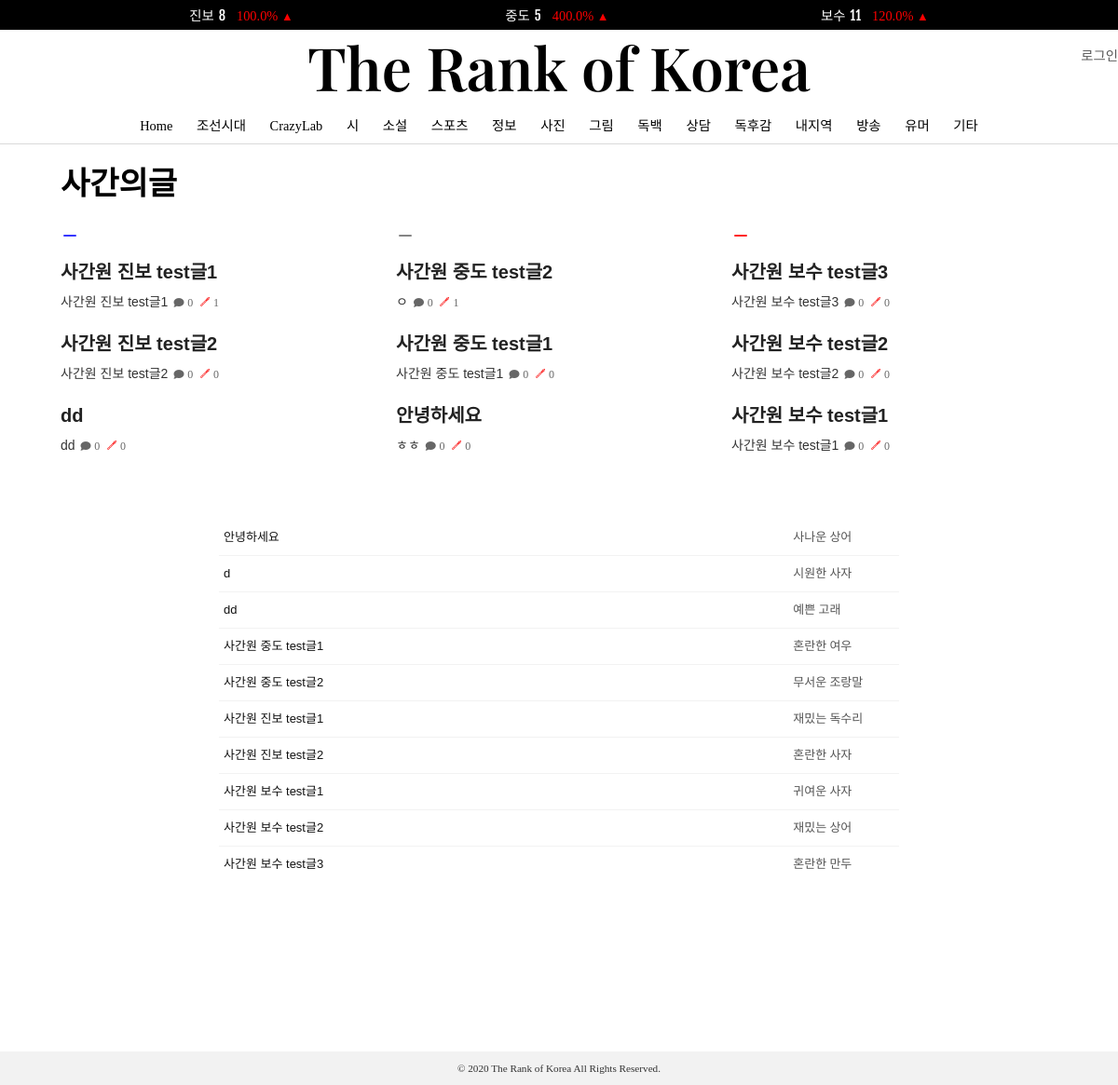
Page /joseon/BAI on the committed database.
### joseon/models.py (models this page shows, shortened)
class Post(models.Model):
    title = models.CharField(max_length=50)
    category = models.ForeignKey(Category, on_delete=models.CASCADE, null=False)
    contents = models.TextField(max_length=1400)
    date_posted = models.DateTimeField(auto_now_add=True)
    author = models.ForeignKey(User, on_delete=models.CASCADE, related_name='joseon_post_author')
    all_recommend = models.IntegerField(default=0, null=True)
    spear = models.ManyToManyField(User, related_name='spear_post',blank=True)
    shield = models.ManyToManyField(User, related_name='shield_post',blank=True)
    scrap = models.ManyToManyField(User, related_name='joseon_scrap', blank=True)
    spearOfGod = models.ManyToManyField(User, related_name='spearOfGod_post',blank=True)
    shieldOfGod = models.ManyToManyField(User, related_name='shieldOfGod_post',blank=True)
    anonymous = models.CharField(max_length=50, null=True)
    nickname_check = models.ManyToManyField(User, related_name='nickname_check',blank=True)
    credibility = models.ManyToManyField(User, related_name='credibility_post',blank=True)
    total_credibility = models.IntegerField(default=50, null=True)
    ORIENTATION = (
        ("default", "선택안함"),
        ("conservatism", "보수"),
        ("progressivism", "진보"),
        ("centrism", "중도"),
    )
    political_orientation = models.CharField(
        max_length=15,
        choices=ORIENTATION,
        null=True,
        default="default",
        help_text="정치성향"
    )
    def get_absolute_url(self):
        return reverse('joseon:joseon_detail', args=[self.id])
    @property
    def is_recent(self):
        now = timezone.localtime()
        return (self.date_posted + timedelta(hours=1)) > now
    class Meta:
        ordering = ["-date_posted"]

### joseon/views.py (the view)
# urls.py: path('BAI', BAIListView.as_view(), name = 'BAI_list'),
class BAIListView(ListView):
    model = Post
    template_name = 'joseon/BAI_list.html'
    context_object_name = 'posts'
    paginate_by = 15
    def get_queryset(self):
        return Post.objects.filter(category__name='사간의글').annotate(comment_count=Count('comments'))
    def get_context_data(self, **kwargs):
        context = super(BAIListView, self).get_context_data(**kwargs)
        context['progressivism_tops'] = Post.objects.filter(
                category__name='사간의글', political_orientation='progressivism',
            ).annotate(comment_count=Count('comments')).order_by('-all_recommend','-date_posted')[:3]
        context['centrism_tops'] = Post.objects.filter(
                Q(category__name='사간의글') & (Q(political_orientation='centrism') | Q(political_orientation='default'))
            ).annotate(comment_count=Count('comments')).order_by('-all_recommend','-date_posted')[:3]
        context['conservatism_tops'] = Post.objects.filter(
                category__name='사간의글', political_orientation='conservatism'
            ).annotate(comment_count=Count('comments')).order_by('-all_recommend','-date_posted')[:3]
        context['progressivism_tops_mobile'] = Post.objects.filter(
                category__name='사간의글', political_orientation='progressivism',
            ).annotate(comment_count=Count('comments')).order_by('-all_recommend','-date_posted')[3:10]
        context['centrism_tops_mobile'] = Post.objects.filter(
                Q(category__name='사간의글') & (Q(political_orientation='centrism') | Q(political_orientation='default'))
            ).annotate(comment_count=Count('comments')).order_by('-all_recommend','-date_posted')[3:10]
        context['conservatism_tops_mobile'] = Post.objects.filter(
                category__name='사간의글', political_orientation='conservatism'
            ).annotate(comment_count=Count('comments')).order_by('-all_recommend','-date_posted')[3:10]
        return context

### joseon/templates/joseon/BAI_list.html (shortened to what this page needs)
{% extends 'base.html' %}
{% load static %}
{% load joseon_tags %}
{% block content %}
<div class="main-contents-container">
	<div class="article-container">
	<h2 class="category-title"><a href="{% url 'joseon:BAI_list' %}">사간의글</a></h2>
		<div class="top-article-container">
		  <div class="top-article__section">
				<i class="fas fa-window-minimize article-orientation" style="color:#1a1aff"></i>
		  {% for top in progressivism_tops %}
        <div class="top-article">
          <h3 class="top-article-title"><a href="{{ top.get_absolute_url }}">{{ top.title }}</a></h3>
          <span class="top-article-contents">{{ top.contents }}</span>
					<span class="top-article-stats__comment">
						<i class="fas fa-comment"></i>
						<span class="top-article-stats">{{ top.comment_count }}</span>
					</span>
					<img src="{% static 'images/spear-red.png' %}" alt="" title="창" class="top-article-spear">
					<span class="top-article-stats__recommend">{{ top.all_recommend }}</span>
        </div>
		  {% endfor %}
		  </div>
			<div class="top-article__section">
				<i class="fas fa-window-minimize article-orientation" style="color:#737373"></i>
		  {% for top in centrism_tops %}
        <div>
          <h3 class="top-article-title"><a href="{{ top.get_absolute_url }}">{{ top.title }}</a></h3>
          <span class="top-article-contents" maxlength="5">{{ top.contents }}</span>
					<span class="top-article-stats__comment">
						<i class="fas fa-comment"></i>
						<span class="top-article-stats">{{ top.comment_count }}</span>
					</span>
					<img src="{% static 'images/spear-red.png' %}" alt="" title="창" class="top-article-spear">
					<span class="top-article-stats__recommend">{{ top.all_recommend }}</span>
        </div>
		  {% endfor %}
		  </div>
			<div class="top-article__section">
				<i class="fas fa-window-minimize article-orientation" style="color:#ff0000"></i>
		  {% for top in conservatism_tops %}
        <div>
          <h3 class="top-article-title"><a href="{{ top.get_absolute_url }}">{{ top.title }}</a></h3>
          <span class="top-article-contents">{{ top.contents }}</span>
					<span class="top-article-stats__comment">
						<i class="fas fa-comment"></i>
						<span class="top-article-stats">{{ top.comment_count }}</span>
					</span>
					<img src="{% static 'images/spear-red.png' %}" alt="" title="창" class="top-article-spear">
					<span class="top-article-stats__recommend">{{ top.all_recommend }}</span>
        </div>
		  {% endfor %}
		  </div>
		</div>
		<div class="default-article-list-container">
      <table class="default-article-list-table">
        <tbody>
        {% for post in posts %}
          <tr>
            <td class="default-article-title">
							<a href="{{ post.get_absolute_url }}">{{ post.title }}</a>
						</td>
            <td class="default-article-author">{{ post.anonymous }}</td>
          </tr>
        {% endfor %}
        </tbody>
      </table>
			<div class="default-article-list-table-bottom">
			</div>
		</div>
	</div>
</div>
{% endblock %}

### static/css/style.css (style rules this page uses)
* { margin:0; padding:0; box-sizing: border-box; }
html { height: 100%; }
body { overflow-y: auto; padding-top: 150px; height: 100%; }
.main-contents-container { min-height: 100%; }
.article-container { margin: 20px 65px 100px 65px; }
.category-title { margin-bottom:20px; }
.category-title a { text-decoration: none; color:black; font-family: "Malgun Gothic"; font-size:34px; }
.top-article-container { display:flex; justify-content: space-between; }
.top-article__section { flex:1; }
.top-article__section:not(:last-child) { margin-right:10px; }
.top-article { margin-bottom:10px; }
.top-article-title a { text-decoration: none; color: #222222; font-size: 20px; line-height: 20px; font-family: Arial, "Malgun Gothic"; }
.top-article-title { margin: 25px 0 10px 0; display:-webkit-box; -webkit-line-clamp:2; -webkit-box-orient:vertical; overflow: hidden; text-overflow: ellipsis; }
.top-article-spear { width:10px; height:10px; margin-left:3px; }
.top-article-contents { color: #333333; font-size: 14px; line-height: 20px; font-family: Arial, "Malgun Gothic"; }
.top-article-stats__comment { color:#666666; margin-left:2px; font-size:11px; line-height:15px; margin-right:2px; cursor: pointer; }
.top-article-stats { color:#666666; margin-left:1px; font-size:12px; line-height:15px; cursor: pointer; }
.top-article-stats__recommend { color:#666666; font-size:12px; line-height:15px; cursor: pointer; }
.article-orientation { margin-left:3px; font-size:14px; }
.default-article-list-container { margin: 60px 170px; }
.default-article-list-table { border-collapse: collapse; border-spacing: 0; margin: 0 auto; }
.default-article-list-table td,tr { padding:9px 5px; text-align: left; }
.default-article-list-table tr:not(:nth-last-child(1)) { border-bottom: 1px solid #f2f2f2; }
.default-article-title { width:739px; }
.default-article-author { width:140px; }
.default-article-title a { text-decoration: none; color: #111111; font-size: 13px; line-height: 20px; font-family: Arial, "Malgun Gothic"; }
.default-article-author { text-decoration: none; color: #555555; font-size: 13px; line-height: 20px; font-family: "Malgun Gothic"; }
.default-article-list-table-bottom { text-align: center; }

### rows in the picture
Post: title "사간원 진보 test글1", comment_count "0", all_recommend "1", anonymous "재밌는 독수리"
Post: title "사간원 진보 test글2", comment_count "0", all_recommend "0", anonymous "혼란한 사자"
Post: title "dd", comment_count "0", all_recommend "0", anonymous "예쁜 고래"
Post: title "사간원 중도 test글2", comment_count "0", all_recommend "1", anonymous "무서운 조랑말"
Post: title "사간원 중도 test글1", comment_count "0", all_recommend "0", anonymous "혼란한 여우"
Post: title "안녕하세요", comment_count "0", all_recommend "0", anonymous "사나운 상어"
Post: title "사간원 보수 test글3", comment_count "0", all_recommend "0", anonymous "혼란한 만두"
Post: title "사간원 보수 test글2", comment_count "0", all_recommend "0", anonymous "재밌는 상어"
Post: title "사간원 보수 test글1", comment_count "0", all_recommend "0", anonymous "귀여운 사자"
Post: title "d", anonymous "시원한 사자"

### other values in the picture
{{ num_progressivism }} "8"
{{ RateOfIncrease_progressivism }} "100.0"
{{ num_centrism }} "5"
{{ RateOfIncrease_centrism }} "400.0"
{{ num_conservatism }} "11"
{{ RateOfIncrease_conservatism }} "120.0"
